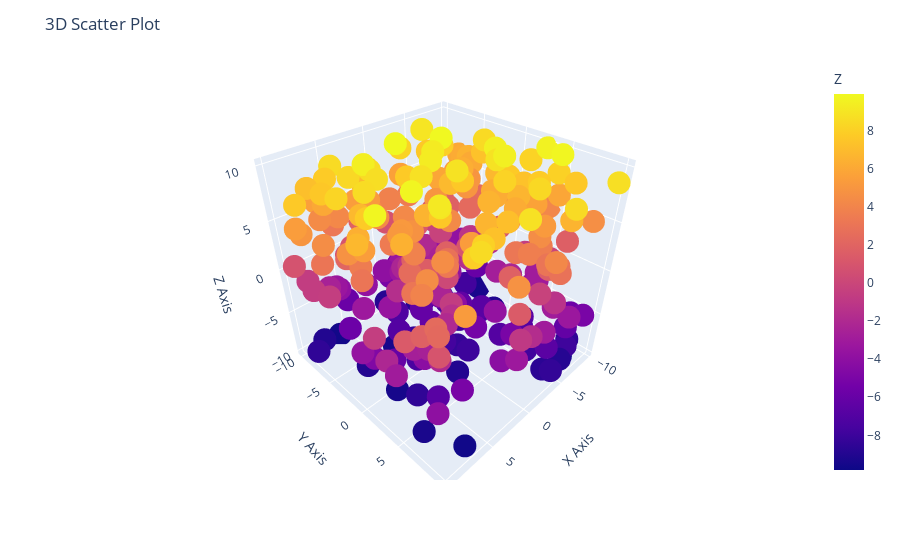

Notebook code cell kept with this figure:
### Code cell
fig = px.scatter_3d(df, x='X', y='Y', z='Z', color='Z')
fig.update_layout(title='3D Scatter Plot', scene=dict(
    xaxis_title='X Axis',
    yaxis_title='Y Axis',
    zaxis_title='Z Axis'
))
fig.show()

### Figure 1 — Plotly figure (JSON) as saved in the notebook; plotly's stock layout.template omitted (floating-point values rounded to 4 significant figures; data arrays with more than 128 entries replaced by an {"elided": "..."} marker saying what was removed)
{"data": [{"hovertemplate": "X=%{x}<br>Y=%{y}<br>Z=%{marker.color}<extra></extra>", "legendgroup": "", "marker": {"color": {"elided": "300 float values"}, "coloraxis": "coloraxis", "symbol": "circle"}, "mode": "markers", "name": "", "scene": "scene", "showlegend": false, "type": "scatter3d", "x": {"elided": "300 float values"}, "y": {"elided": "300 float values"}, "z": {"elided": "300 float values"}}], "layout": {"coloraxis": {"colorbar": {"title": {"text": "Z"}}, "colorscale": [[0, "#0d0887"], [0.1111, "#46039f"], [0.2222, "#7201a8"], [0.3333, "#9c179e"], [0.4444, "#bd3786"], [0.5556, "#d8576b"], [0.6667, "#ed7953"], [0.7778, "#fb9f3a"], [0.8889, "#fdca26"], [1, "#f0f921"]]}, "legend": {"tracegroupgap": 0}, "margin": {"t": 60}, "scene": {"domain": {"x": [0, 1], "y": [0, 1]}, "xaxis": {"title": {"text": "X Axis"}}, "yaxis": {"title": {"text": "Y Axis"}}, "zaxis": {"title": {"text": "Z Axis"}}}, "title": {"text": "3D Scatter Plot"}}}
